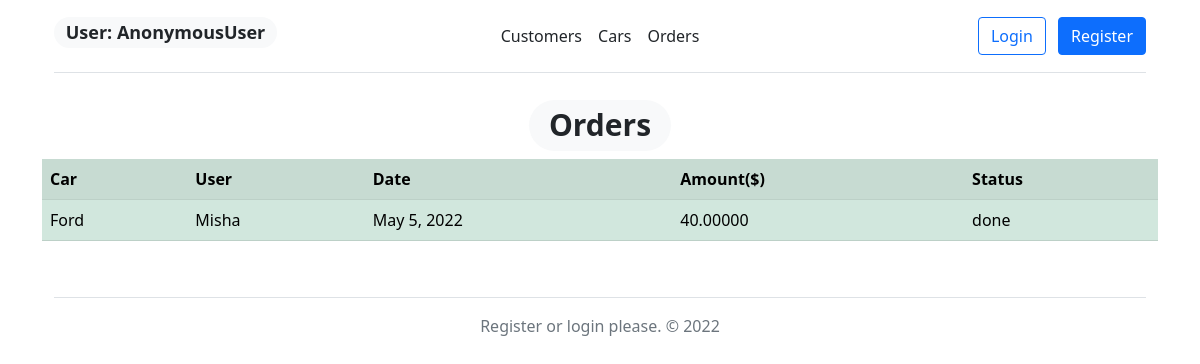
The app's page /order_details/3, older data.
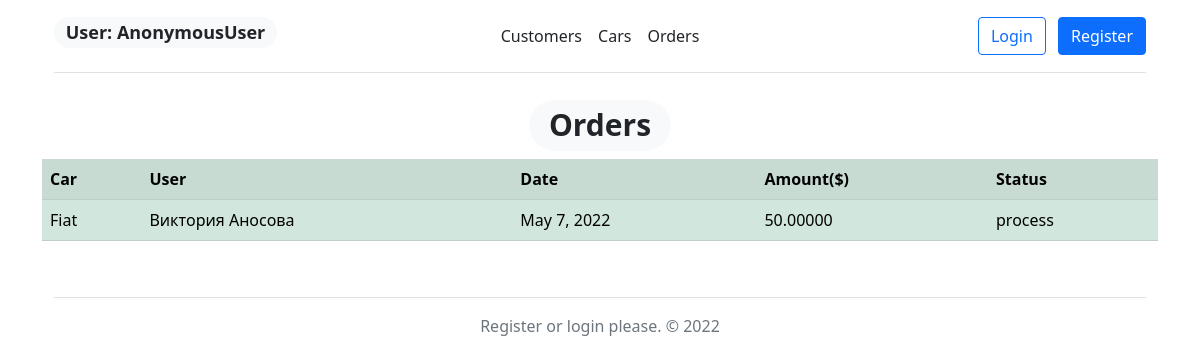
The same page, newer data.
### users/models.py (models this page shows)
class Order(models.Model):
    Car = models.ForeignKey(Car, on_delete=models.CASCADE)
    User = models.ForeignKey(Customer, on_delete=models.CASCADE)
    Date = models.DateField('Date', auto_now_add=True)
    Amount = models.DecimalField('Amount($)', max_digits=11, decimal_places=5)
    For_status = (
        ('process', 'process'),
        ('done', 'done'),
    )
    Status = models.CharField(max_length=7, choices=For_status, default='unknown')

class Car(models.Model):
    Owner = models.ForeignKey(Customer, on_delete=models.CASCADE)
    Manufacturer = models.CharField('Manufacturer', max_length=50)
    Model = models.CharField('Model', max_length=100)
    YearOfManufacture = models.IntegerField('Year of manufacture')
    def __str__(self):
        return self.Manufacturer

class Customer(models.Model):
    Name = models.CharField('Name Customer', max_length=100)
    EmailRegex = RegexValidator(regex=r"^[-\w.]+@([A-z0-9][-A-z0-9]+\.)+[A-z]{2,4}$")
    Email = models.EmailField('Email Customer', validators=[EmailRegex], max_length=254, unique=True)
    PhoneNumberRegex = RegexValidator(regex=r"^(\+\d{1,3})?,?\s?\d{8,13}")
    Phone = models.CharField('Phone Customer', validators=[PhoneNumberRegex], max_length=16, unique=True)
    Address = models.CharField('Address Customer', max_length=100)
    Birthdate = models.DateField('Birthdate Customer')
    def __str__(self):
        return self.Name

### users/views.py (the view)
# urls.py: path('order_details/<int:pk>', order_details, name='order_details'),
def order_details(request, pk):
    order = Order.objects.get(pk=pk)
    print(order)
    return render(request, 'order.html', {'det_order': order,
                                          'details': True})

### templates/order.html (shortened to what this page needs)
{% extends 'base.html' %}
{% block content %}
<center><h1><span class="badge rounded-pill bg-light text-dark">Orders</span></h1></center>
{% if details %}
<table class="table table-success table-striped">
    <tr>
        <th>Car</th>
        <th>User</th>
        <th>Date</th>
        <th>Amount($)</th>
        <th>Status</th>
    </tr>
    <tr>
        <td>{{ det_order.Car }}</td>
        <td>{{ det_order.User }}</td>
        <td>{{ det_order.Date }}</td>
        <td>{{ det_order.Amount }}</td>
        <td>{{ det_order.Status }}</td>
    </tr>
</table>
{% endif %}
{% endblock %}

Row changes from the older to the newer data that the page shows:
changed Order: Car "Ford" → "Fiat"; User "Misha" → "Виктория Аносова"; Date "May 5, 2022" → "May 7, 2022"; Amount "40.00000" → "50.00000"; Status "done" → "process"
